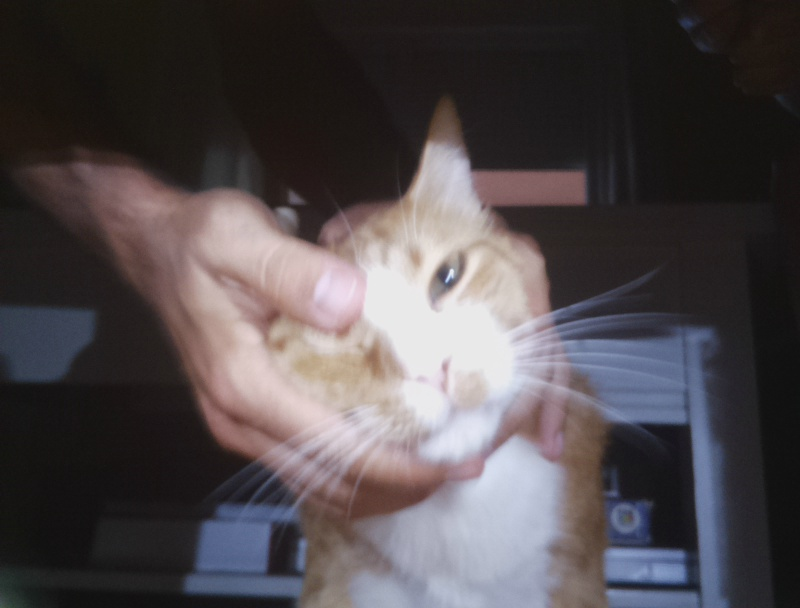
#> input picture python/dev_alternatives/testimage.jpg, 800 x 608 px, given in place of the camera
$ python test_cv_video_kmeans_opt_cv2_restored.py   (Python 2 division)
#> lines starting #> are read from the running program, lines starting #| are printed output that depends on the picture
import cv2
import argparse
import numpy as np

# to avoid RASPBERRY problems with the backend (non interactive)
import matplotlib
matplotlib.use('Agg')

from matplotlib import pyplot as plt

import matplotlib.colors

import sys
import os
import os.path
import math


from colormath.color_objects import LabColor, sRGBColor
from colormath.color_diff import delta_e_cie2000
from colormath.color_conversions import convert_color

## raspy
# pip --no-cache-dir install matplotlib
# pip --no-cache-dir install colormath
# pip --no-cache-dir uninstall networkx
# pip --no-cache-dir install networkx==1.11
# apt-get install python-scipy (binary depot)
# apt-get install python-sklearn (binary depot)
# pip --no-cache-dir install scipy
# pip --no-cache-dir install sklearn


# on raspy --no-cache-dir pip to avoid MemoryError

#pip install scipy
#pip install sklearn
# /usr/local/bin/pip install colormath
# NOTE: pip install networkx==1.11
# https://pypi.python.org/pypi/scipy
#  C:\Python27\Scripts\pip.exe install E:\Descargas\scipy-1.0.0rc1-cp27-none-win32.whl (?? raspy?)


def plot_colors(hist, centroids):
    # initialize the bar chart representing the relative frequency
    # of each of the colors
    bar = np.zeros((50, 300, 3), dtype = "uint8")
    startX = 0

    # loop over the percentage of each cluster and the color of
    # each cluster
    for (percent, color) in zip(hist, centroids):
        col = np.round(color, 0)

        # plot the relative percentage of each cluster
        endX = startX + (percent * 300)
        cv2.rectangle(bar, (int(startX), 0), (int(endX), 50),
            col.astype("uint8").tolist(), -1)
        startX = endX

    # return the bar chart

    return bar


def centroid_histogram(labels):
    # grab the number of different clusters and create a histogram
    # based on the number of pixels assigned to each cluster
    numLabels = np.arange(0, len(np.unique(labels)) + 1)

    (hist, _) = np.histogram(labels, bins = numLabels)

    # normalize the histogram, such that it sums to one
    hist = hist.astype("float")
    hist /= hist.sum()

    # return the histogram
    return hist


if __name__ == "__main__":
    parser = argparse.ArgumentParser()
    parser.add_argument("-e", "--element", help="Element", action="store")
    parser.add_argument("-v", "--verbose", help="verbose mode", action="store_true")

    args = parser.parse_args()
    cap = cv2.VideoCapture(args.element)

    #hsvMin = np.array([25, 43, 0],np.uint8) # BGR green box
    hsvMin = np.array([25, 43, 0],np.uint8) # BGR green box
    hsvMax = np.array([180, 255, 255],np.uint8) # BGR green box

    hsvMin = np.array([38, 137, 0],np.uint8) # BGR
    hsvMax = np.array([72, 255, 255],np.uint8) # BGR

    frame_counter = 0

    colors = []

    if args.verbose:
        cv2.namedWindow("image")

    while True:
        result,img = cap.read()
#> img is the input picture: shape (608, 800, 3); mean B, G, R 76.7, 74.1, 80.2
        if not result:
            break

        img_roi = img[30:608, 30:600] # ROI. Was rotated!!
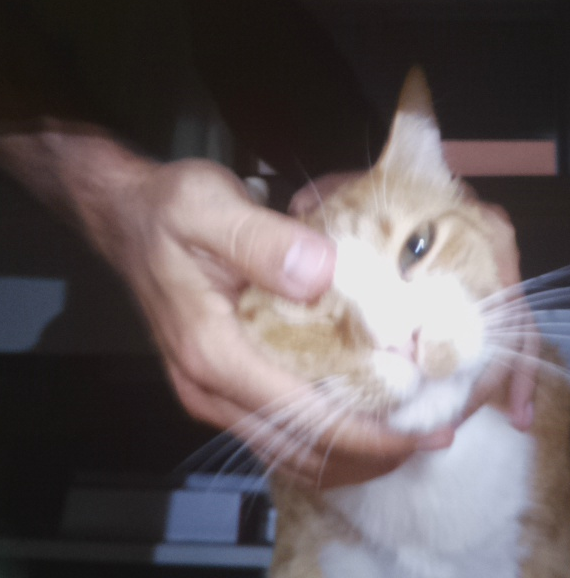
#> img_roi: shape (578, 570, 3); mean B, G, R 92.9, 91.3, 100.3

        # REMOVE THE GREEN CHROMA

        img_roi = cv2.cvtColor(img_roi, cv2.COLOR_BGR2HSV)
#> img_roi: shape (578, 570, 3); mean H, S, V 64.6, 46.1, 104
        mask = cv2.inRange(img_roi, hsvMin, hsvMax)
#> mask: shape (578, 570); every value is 0
        _, mask = cv2.threshold(mask,20, 255, cv2.THRESH_BINARY_INV)
#> mask: shape (578, 570); every value is 255
        kernel = np.ones((5,5),np.uint8)
        mask = cv2.erode(mask, kernel, iterations=2)
        hsv = cv2.bitwise_and(img_roi,img_roi,mask= mask)

        #hsv = cv2.bilateralFilter(hsv,13,75,75)
        #KMEANS
        #works on HSV also!

        image = hsv
        if True:
            #image = cv2.cvtColor(hsv, cv2.COLOR_HSV2RGB)
            # Resize it
            IMG_SIZE_R = 100
            h, w, _ = image.shape
#> h = 578; w = 570
            w_new = int(IMG_SIZE_R * w / max(w, h) )
#> w_new = 98
            h_new = int(IMG_SIZE_R * h / max(w, h) )
#> h_new = 100
            image = cv2.resize(image, (w_new, h_new));
#> image: shape (100, 98, 3); mean H, S, V 65, 46, 103.9

        # remove the background. Note that this changes the size and the shape
        # so I have to fill with "empty" values the difference.

        if True:

            if True:
                # slow but accurate ??
                # what happen ??
                # mask colors ?

                image = image.reshape(-1,3)
                image_no_bg = []
                for x in image:
                    if not np.array_equal(x, [0, 0, 0]):
                        image_no_bg.append(x)
#> this loop made 9800 passes
#> x on passes 1 to 3: [13, 76, 23], [20, 39, 19], [6, 58, 22]
#> after the loop, image_no_bg = 9800 items, first 6: [13, 76, 23], [20, 39, 19], [6, 58, 22], [18, 84, 24], [25, 69, 22], [19, 86, 24]
            else:
                image = image.reshape(-1,3)
                mask = (image[:,0]!=0) & (image[:,1]!=0) & (image[:,2]!=0)
                image_no_bg = np.copy(image[mask])

            # [18 lines of commented-out code are left out]
        else:
            image_no_bg = image

        # opencv2 k-means cluster.

        #Z = image_no_bg.reshape((-1,3)) # not required after bg removed
        Z = image_no_bg
#> Z has the same summary as image_no_bg
        Z = np.float32(Z)
        # define criteria, number of clusters(K) and apply kmeans()
        criteria = (cv2.TERM_CRITERIA_EPS + cv2.TERM_CRITERIA_MAX_ITER, 10, 1.0)
        K = 5
        ret,labels,centers=cv2.kmeans(Z,K,None,criteria,10,cv2.KMEANS_RANDOM_CENTERS)
#> ret = 13358575.5; labels = 9800 values, max 4 at index 1345, min 0 at index 53, mean 1.8; centers = [[154.8, 36.44, 41.73], [134.7, 34.39, 180.8], [9.99, 60.7, 31.12], [7.79, 27.22, 204.4], [7.03, 67.02, 122.7]]
        hist = centroid_histogram(labels)
#> in centroid_histogram, `numLabels = np.arange(0, len(np.unique(labels)) + 1)`: numLabels = [0, 1, 2, 3, 4, 5]
#> in centroid_histogram, `(hist, _) = np.histogram(labels, bins = numLabels)`: hist = [1885, 2188, 3026, 1449, 1252]
#> in centroid_histogram, `hist /= hist.sum()`: hist = [0.192, 0.223, 0.309, 0.148, 0.128]
#> hist = [0.192, 0.223, 0.309, 0.148, 0.128]

        # add to the array of colors
        #print "-" * 80
        for (percent, color) in zip(hist, centers):
            rcol = np.int8(np.round(color,0))
            colors.append([color])
#> this loop made 5 passes
#> (percent, color, rcol) on passes 1 to 5: (0.192, [154.8, 36.44, 41.73], [-101, 36, 42]), (0.223, [134.7, 34.39, 180.8], [-121, 34, -75]), (0.309, [9.99, 60.7, 31.12], [10, 61, 31]), (0.148, [7.79, 27.22, 204.4], [8, 27, -52]), (0.128, [7.03, 67.02, 122.7], [7, 67, 123])
#> after the loop, colors = [[[154.8, 36.44, 41.73]], [[134.7, 34.39, 180.8]], [[9.99, 60.7, 31.12]], [[7.79, 27.22, 204.4]], [[7.03, 67.02, 122.7]]]

        #cv2.imwrite('framedump-TEST/frame_%08d.png' % (frame_counter), img )

        if args.verbose:
            bar = plot_colors(hist, centers)
            #cv2.imshow("image",cv2.cvtColor(img_roi, cv2.COLOR_HSV2BGR))
            cv2.imshow("image", cv2.cvtColor(bar, cv2.COLOR_HSV2BGR))
            if cv2.waitKey(33) & 0xFF==ord('q'):
                break

        frame_counter += 1

        print "frame: ", frame_counter
        #if frame_counter >= 10:
        #    break

    print "Frames processed: ", frame_counter

    criteria = (cv2.TERM_CRITERIA_EPS + cv2.TERM_CRITERIA_MAX_ITER, 10, 1.0)
    K = 5
    Z = np.array(colors)
    ret,labels,centers=cv2.kmeans(Z,K,None,criteria,10,cv2.KMEANS_RANDOM_CENTERS)
    hist = centroid_histogram(labels)

    zipped = zip (hist, centers)
    zipped.sort(reverse=True, key=lambda x : x[0])
    hist, centers = zip(*zipped)

    # MASTER

    ind = np.arange(len(hist))

    colors_rgb = []
    print "=" * 80
    for (percent, color) in zip(hist, centers):
        #rcol = np.int8(np.round(color,0))
        a = np.uint8([[color]])
        x = cv2.cvtColor(a,cv2.COLOR_HSV2RGB)
        print "%.5f %s" % (percent, color)
        colors_rgb.append(x[0][0] / 255.0)

    distance = [[ None ] * len(centers)] * len(centers)
    for i in range(len(centers)-1):
        for j in range(i+1,len(centers)):

            col_i = cv2.cvtColor(np.uint8([[centers[i]]]),cv2.COLOR_HSV2RGB)[0][0] / 255.0
            col_j = cv2.cvtColor(np.uint8([[centers[j]]]),cv2.COLOR_HSV2RGB)[0][0] / 255.0

            A_rgb = sRGBColor( col_i[0], col_i[1], col_i[2] )
            B_rgb = sRGBColor( col_j[0], col_j[1], col_j[2] )

            A = convert_color(A_rgb, LabColor)
            B = convert_color(B_rgb, LabColor)

            delta_e = delta_e_cie2000(A, B)
            distance[i][j] = [col_i, col_j, delta_e]
            print "(%s->%s) DE [%05.2f]%s -> %s" % (i,j, delta_e, np.round(col_i,2), np.round(col_j,2))


    vname = os.path.splitext(os.path.basename(args.element))[0]
    dname = os.path.dirname(args.element)

    l = plt.bar(ind, hist, linewidth=1, color=colors_rgb)
    plt.xlabel('Colors')
    plt.ylabel('Frequency')
    plt.title('Color Frequency [%s]' % vname)
    plt.grid(True)


    farg_np = "%s/%s" % (dname, vname)

    print("Writting to %s.png" % farg_np)
    print("Writting to %s.npy" % farg_np)
    print("Writting to %s_centers.npy" % farg_np)
    print("Writting to %s_colors.npy" % farg_np)
    print("Writting to %s_distance.npy" % farg_np)

    # save data for later.

    np.save("%s_hist" % farg_np, hist)
    np.save("%s_centers" % farg_np, centers)
    np.save("%s_colors" % farg_np, colors)
    np.save("%s_distance" % farg_np, distance)
    plt.savefig("%s.png" % farg_np)
